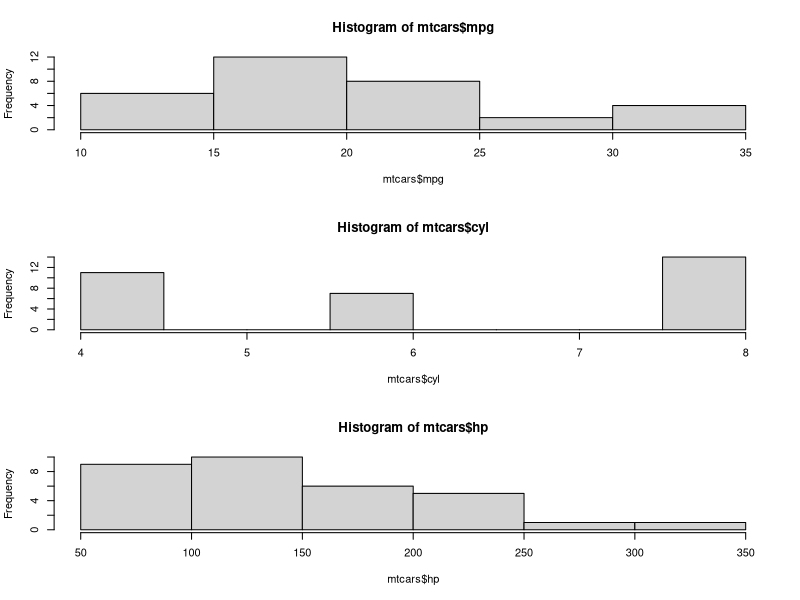
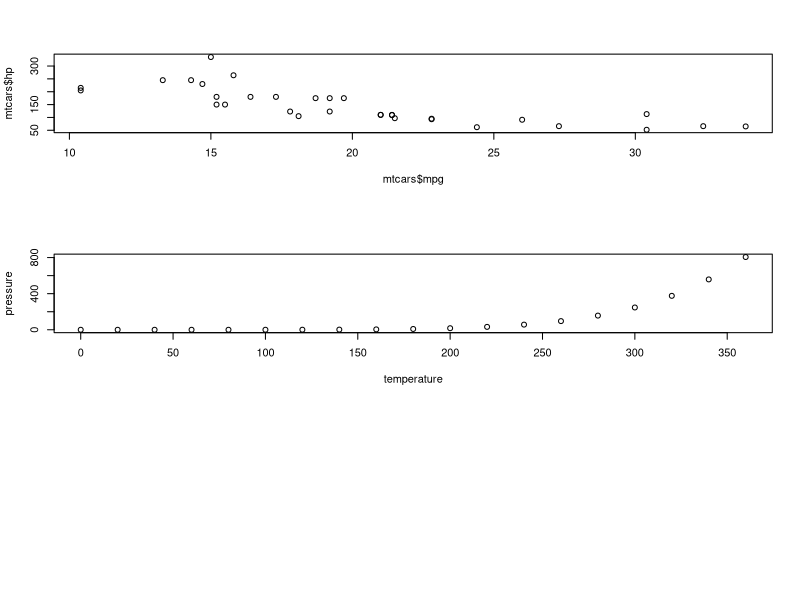

The R source for these figures, in order:
## ---- chunk 1
knitr::opts_chunk$set(echo = TRUE)
## ---- chunk 2
summary(cars)
## ---- chunk 3
par(mfrow = c(3, 1))
hist(mtcars$mpg)
hist(mtcars$cyl)
hist(mtcars$hp)
## ---- chunk 4
plot(mtcars$mpg, mtcars$hp)
## ---- chunk 5
plot(pressure)
